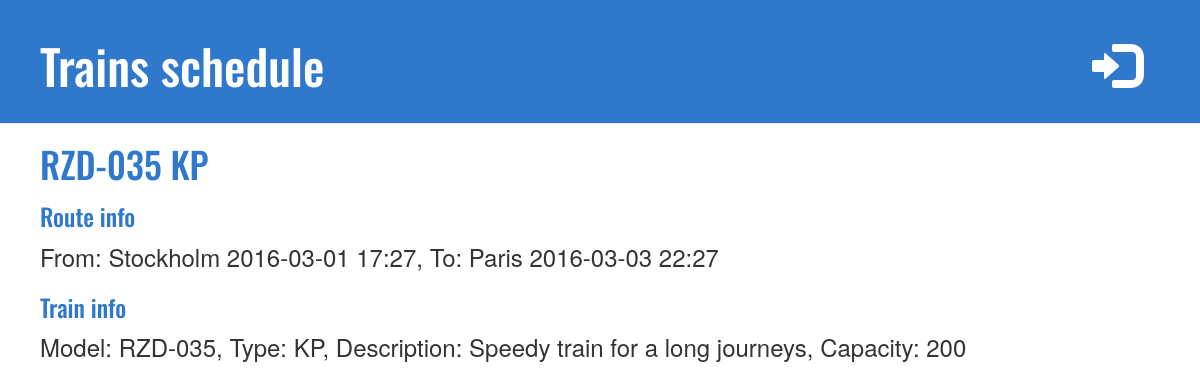
/schedule/trains/21, run on the app's committed database.
### trains_schedule/models.py (models this page shows, shortened)
class Schedule(models.Model):
    departure_city = models.ForeignKey(City, related_name='s_departure_city_name')
    destination_city = models.ForeignKey(City, related_name='s_destination_city_name')
    departure_date = models.DateTimeField('date of departure')
    destination_date = models.DateTimeField('date of arriving')
    train = models.ForeignKey(Train)
    def display_train(self):
        return u'From: {} {}, To: {} {}'.format(self.departure_city, self.departure_date.strftime("%Y-%m-%d %H:%M"),
                                                self.destination_city, self.destination_date.strftime("%Y-%m-%d %H:%M"))
    def display_train_info(self):
        train = self.train
        return u'Model: {}, Type: {}, Description: {}, Capacity: {}'.format(train.train_model,
                                                                            train.train_type,
                                                                            train.train_type_description,
                                                                            train.train_capacity)

class Train(models.Model):
    train_model = models.CharField(max_length=20)
    train_type = models.CharField(max_length=10)
    train_type_description = models.CharField(max_length=100)
    train_capacity = models.IntegerField(default=0)
    def __unicode__(self):
        return u'{} {}'.format(self.train_model, self.train_type)

class City(models.Model):
    city_name = models.CharField(max_length=60)
    def trip_count(self):
        """
        Используется на форме администратора для отображения количества маршрутов в/из города
        """
        return self.s_departure_city_name.count() + self.s_destination_city_name.count()
    trip_count.short_description = 'Number of routes in/out of the city'
    def __unicode__(self):
        return u'{}'.format(self.city_name)

### trains_schedule/views.py (the view, shortened to what this page needs)
# urls.py: url(r'^trains/(?P<train_id>[0-9]+)?$', views.AllRoutes.as_view(), name='trains')
class AllRoutes(View):
    model = Schedule
    form_class = RouteCreation
    template_name = 'trains_schedule/trains.html'
    context_object_name = 'schedule_list'
    def get(self, request, train_id=None):
        if train_id:
            train = get_object_or_404(self.model, pk=train_id)
            context = {'train': train}
        else:
            context = {'schedule_list': self.model.objects.all().order_by('departure_date')}
        return render(request, self.template_name, context)

### trains_schedule/templates/trains_schedule/trains.html (shortened to what this page needs)
{% extends 'trains_schedule/base.html' %}
{% block content %}
{% if train %}
<h1>{{ train.train }}</h1>
<h3>{{ "Route info" }}</h3>
<div class="text_style">
    {{ train.display_train }}
</div>
<h3>{{ "Train info" }}</h3>
<div class="text_style">
    {{train.display_train_info}}
</div>
<br>
{% else %}
    <p></p>
{% endif %}
{% endblock content %}

### trains_schedule/static/trains_schedule/base.css (style rules this page uses)
h1 { color: #2F78CC; font-family: 'Oswald'; }
h3 { color: #2F78CC; font-family: 'Oswald'; }
.text_style { font-size: 18pt; }

### data on the page
Schedule: train "RZD-035 KP", display_train "From: Stockholm 2016-03-01 17:27, To: Paris 2016-03-03 22:27", display_train_info "Model: RZD-035, Type: KP, Description: Speedy train for a long journeys, Capacity: 200"

### other printed values
{{ "Route info" }} "Route info"
{{ "Train info" }} "Train info"
